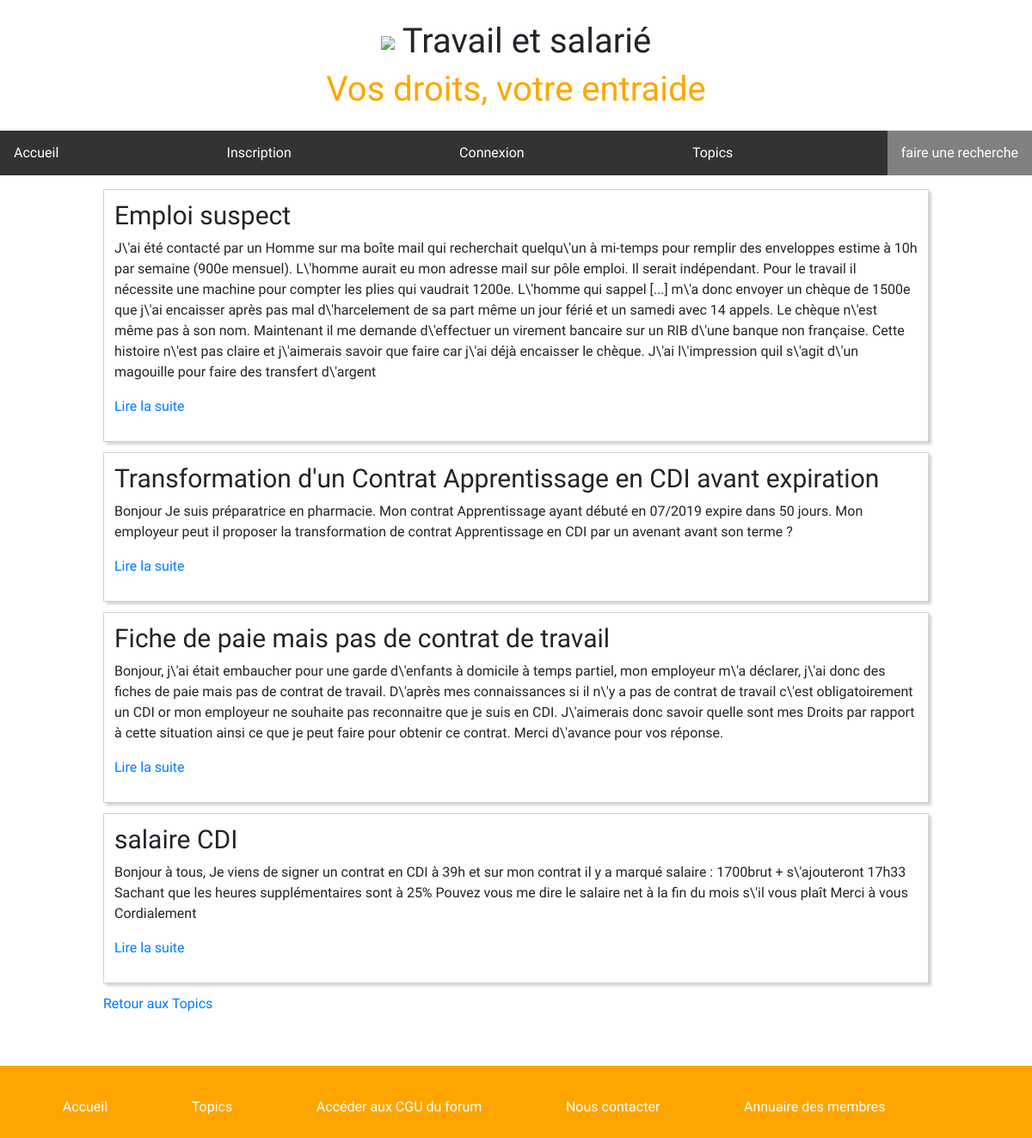
Screenshot of /conversations.php?id=1 with the database file from the repository.
### tables this page shows
CREATE TABLE `conversations` (
  `id` int(11) NOT NULL,
  `titre` varchar(255) NOT NULL,
  `conversation` text NOT NULL,
  `id_topic` int(11) NOT NULL,
  `id_utilisateur` int(11) NOT NULL
);

### conversations.php (the view, shortened to what this page needs)
<?php
include("includes/header.php");
if(isset($_GET['id']))
{
    $req = $db->prepare('SELECT * FROM topics
  JOIN conversations ON topics.id = conversations.id_topic
  WHERE id_topic = ?');
    $req->execute(array(
        $_GET['id']
    ));
    while ($post = $req->fetch())
    {
?>
  <article class="conversations">
    <h1 class="h1_conversations"><?=$post['titre']; ?></h1>
    <p><?=$post['conversation'] ?></p>
    <p>
      <a href="messages.php?id=<?=$post['id']; ?>">Lire la suite</a>
    </p>
  </article>
<?php
    }
}
?>
<p><a class="a_conversations" href="topics.php">Retour aux Topics</a></p>
<?php include("includes/footer.php");?>

### css/style.css (style rules this page uses)
body { background-color: #F5F5F4; font-family: 'Barlow', sans-serif; font-family: 'Asap', sans-serif; margin: auto; padding: auto; min-height: 100%; margin: 0; padding: 0; }
html { height: 100%; }
article { background-color: white; padding: 1%; margin: 1%; }
.conversations { margin-left: auto; margin-right: auto; width:80%; border: 1px solid lightgrey; box-shadow: 3px 3px 3px lightgrey; transition:0.2s; }
.a_conversations { margin-left:10%; }
.h1_conversations { font-size:30px; }
* { font-family: 'Asap', sans-serif; }

### css/form.css (style rules this page uses)
* { box-sizing: border-box; }

### rows the page displays
conversations: titre "Emploi suspect", conversation "J\\'ai été contacté par un Homme sur ma boîte mail qui recherchait quelqu\\'un à mi-temps pour remplir des enveloppes estime à 10h par semaine (900e mensuel). L\\'homme aurait eu mon adresse mail sur pôle emploi. Il serait indépendant. Pour le travail il nécessite une machine pour compter les plies qui vaudrait 1200e. L\\'homme qui sappel [...] m\\'a donc envoyer un chèque de 1500e que j\\'ai encaisser après pas mal d\\'harcelement de sa part même un jour férié et un samedi avec 14 appels. Le chèque n\\'est même pas à son nom. Maintenant il me demande d\\'effectuer un virement bancaire sur un RIB d\\'une banque non française. Cette histoire n\\'est pas claire et j\\'aimerais savoir que faire car j\\'ai…"
conversations: titre "Transformation d'un Contrat Apprentissage en CDI avant expiration", conversation "Bonjour Je suis préparatrice en pharmacie. Mon contrat Apprentissage ayant débuté en 07/2019 expire dans 50 jours. Mon employeur peut il proposer la transformation de contrat Apprentissage en CDI par un avenant avant son terme ?"
conversations: titre "Fiche de paie mais pas de contrat de travail", conversation "Bonjour, j\\'ai était embaucher pour une garde d\\'enfants à domicile à temps partiel, mon employeur m\\'a déclarer, j\\'ai donc des fiches de paie mais pas de contrat de travail. D\\'après mes connaissances si il n\\'y a pas de contrat de travail c\\'est obligatoirement un CDI or mon employeur ne souhaite pas reconnaitre que je suis en CDI. J\\'aimerais donc savoir quelle sont mes Droits par rapport à cette situation ainsi ce que je peut faire pour obtenir ce contrat. Merci d\\'avance pour vos réponse."
conversations: titre "salaire CDI", conversation "Bonjour à tous, Je viens de signer un contrat en CDI à 39h et sur mon contrat il y a marqué salaire : 1700brut + s\\'ajouteront 17h33 Sachant que les heures supplémentaires sont à 25% Pouvez vous me dire le salaire net à la fin du mois s\\'il vous plaît Merci à vous Cordialement"
